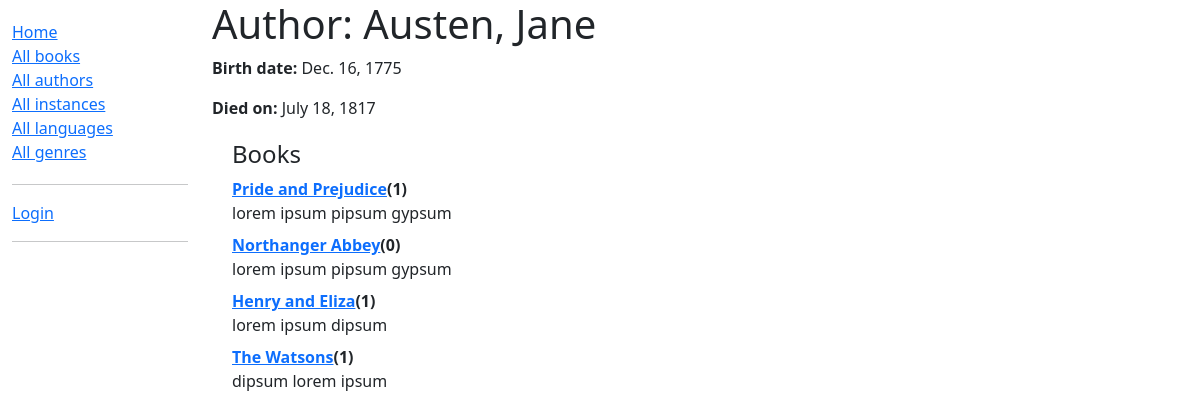
The app's page /catalog/author/1 with its own data.
### catalog/models.py (models this page shows, shortened)
class Author(models.Model):
    first_name = models.CharField(max_length=100)
    last_name = models.CharField(max_length=100)
    date_of_birth = models.DateField('Birth Date', null=True, blank=True)
    date_of_death = models.DateField('Died on', null=True, blank=True)
    class Meta:
        ordering = ['last_name', 'first_name']
    def __str__(self):
        return f'{self.last_name}, {self.first_name}'

class Book(models.Model):
    title = models.CharField(max_length=200)
    author = models.ForeignKey('Author', on_delete=models.RESTRICT, null=True)
    summary = models.TextField(
        max_length=1000, help_text="Enter a brief description of the book")
    isbn = models.CharField('ISBN', max_length=13,
                            unique=True,
                            help_text='13 Character <a href="https://www.isbn-international.org/content/what-isbn'
                                      '">ISBN number</a>')
    genre = models.ManyToManyField(
        Genre, help_text="Select a genre for this book")
    language = models.ForeignKey(
        'Language', on_delete=models.SET_NULL, null=True)
    def __str__(self):
        return self.title
    def display_genre(self):
        return ', '.join(genre.name for genre in self.genre.all()[:3])
    display_genre.short_description = 'Genre'

### catalog/views.py (the view)
# urls.py: path('author/<int:pk>', views.AuthorDetailView.as_view(), name='author-detail'),
class AuthorDetailView(generic.DetailView):
    model = Author

### catalog/templates/catalog/author_detail.html (shortened to what this page needs)
{% extends "base_generic.html" %}
{% block content %}
  <h1>Author: {{ author }}</h1>
  <p><strong>Birth date:</strong> {{author.date_of_birth}}</p>
  <p><strong>Died on:</strong> {{author.date_of_death}}</p>
  <div style="margin-left:20px;margin-top:20px">
    <h4>Books</h4>
    {% for book in author.book_set.all %}
      <dt><a href="{% url 'book-detail' book.pk %}">{{book}}</a>({{book.bookinstance_set.all.count}})</dt>
      <dd>{{book.summary}}</dd>
      {% empty %}
      <p>This author has no books.</p>
    {% endfor %}
  </div>
{% endblock %}
{% block sidebar %}
  {{ block.super }}
{% endblock %}

### records on screen
Author: date_of_birth "Dec. 16, 1775", date_of_death "July 18, 1817"
Book: title "Pride and Prejudice", bookinstance_set.all.count "1", summary "lorem ipsum pipsum gypsum"
Book: title "Northanger Abbey", bookinstance_set.all.count "0", summary "lorem ipsum pipsum gypsum"
Book: title "Henry and Eliza", bookinstance_set.all.count "1", summary "lorem ipsum dipsum"
Book: title "The Watsons", bookinstance_set.all.count "1", summary "dipsum lorem ipsum"
